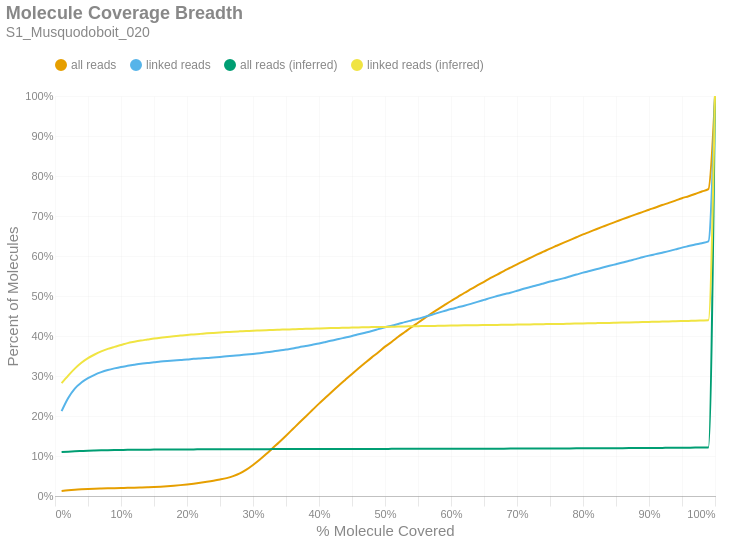

The code cell stored with this chart in its notebook:
### Markdown cell above
### Molecule Read Coverage
This chart shows molecule coverage breadth as computed by the number of bases aligned to that molecule. In other words, "*how much of each unique long molecule is actually sequenced/aligned?*" Keep in mind there is a distinction between sequences and alignments, since some sequences belonging to a particular molecule may not align well and wouldn't appear in the alignment data. This chart also shows molecule coverage breadth as computed by the *inferred fragment* from which the aligned sequences originate. Unlike read coverage, this calculation takes into account the total insert size, including unsequenced gaps between the forward and reverse reads. Like the previous figures, these are cumulative percents.

### Code cell
if SKIPLR:
    print_html(f"Skipped")
else:
    binned_df = consolidated_hist(valids['coverage_bp'], mask, 0.01, True)
    binned_df_inf = consolidated_hist(valids['coverage_inserts'], mask, 0.01, True)
    binned_df = binned_df.with_columns(pl.lit(binned_df_inf['all reads (cumsum)']).alias('all reads (inferred)'))
    binned_df = binned_df.with_columns(pl.lit(binned_df_inf['linked reads (cumsum)']).alias('linked reads (inferred)'))
    binned_df = binned_df.with_columns(
        (pl.col('bin').cast(pl.Float64) + 0.01).alias('right_edge')
    )

    with SafeRender(binned_df):
        (
            density_plot(binned_df, 'Molecule Coverage Breadth', samplename, 'molcov', ['all reads (inferred)','linked reads (inferred)'])
            .encode(
                #x=alt.X('bin:Q', title="% Molecule Covered").axis(format = '%').scale(padding=0),
                x=alt.X('right_edge:Q', title="% Molecule Covered").axis(format='%').scale(padding=0),
                y=alt.Y('value:Q', title='Percent of Molecules')
                    .axis(format='%')
                    .stack(False)
                    .scale(domainMin=0, padding=0),
                color=alt.Color("key:N").scale(domain = ["all reads", "linked reads", "all reads (inferred)", "linked reads (inferred)"]),
                tooltip = [
                    alt.Tooltip("key:N", title = "Data Type"),
                    alt.Tooltip("range_label:N", title="% Molecule Covered"),
                    alt.Tooltip("value:Q", format = ".2%", title="% Molecules")
                ]
            )
        ).display()

### Figure 1 — Vega-Lite specification as saved in the notebook (floating-point values rounded to 4 significant figures)
{"width": "container", "height": 400, "config": {"title": {"anchor": "start", "dy": -15, "fontSize": 18, "color": "#888888", "subtitleColor": "#888888", "subtitleFontSize": 14}, "arc": {"fill": "#0072B2"}, "axis": {"domainColor": "#888888", "domainWidth": 0.5, "gridWidth": 0.2, "grid": false, "titleFontWeight": 400, "titleFontSize": 15, "labelFontSize": 11, "labelColor": "#888888", "tickColor": "#888888", "tickWidth": 0.2, "titleColor": "#888888"}, "axisBand": {"grid": false}, "axisX": {"grid": true, "tickSize": 10, "domainCap": "round"}, "axisY": {"domain": false, "grid": true, "tickSize": 0, "domainCap": "round"}, "background": "transparent", "header": {"labelFontSize": 15, "labelColor": "#888888", "titleFontSize": 15, "titleFontWeight": 600, "titleColor": "#888888"}, "legend": {"labelFont": "sans-serif", "labelFontSize": 12, "labelColor": "#888888", "symbolSize": 100, "symbolType": "circle", "titleFontSize": 12, "titlePadding": 10, "titleColor": "#888888", "title": null, "orient": "top"}, "range": {"category": ["#E69F00", "#56B4E9", "#009E73", "#F0E442", "#0072B2", "#D55E00", "#CC79A7", "#000000"], "diverging": ["#cfe8f3", "#a2d4ec", "#73bfe2", "#46abdb", "#1696d2", "#12719e"]}, "area": {"fill": "#0072B2", "fillOpacity": 0.7, "line": true, "strokeOpacity": 0.7}, "line": {"color": "#0072B2", "stroke": "#0072B2", "strokeWidth": 2}, "trail": {"color": "#0072B2", "stroke": "#0072B2", "strokeWidth": 0, "size": 1}, "point": {"filled": true, "fillOpacity": 1.0, "size": 95}, "text": {"color": "#888888", "fontSize": 11, "align": "right", "fontWeight": 400, "size": 11}, "bar": {"fill": "#0072B2", "stroke": null}, "view": {"stroke": null, "continuousWidth": 660, "continuousHeight": 400}}, "data": {"name": "data-d59443e27db8652d5bc23037626049fd"}, "mark": {"type": "line", "interpolate": "monotone", "point": {"opacity": 0, "size": 275}}, "encoding": {"color": {"field": "key", "scale": {"domain": ["all reads", "linked reads", "all reads (inferred)", "linked reads (inferred)"]}, "type": "nominal"}, "tooltip": [{"field": "key", "title": "Data Type", "type": "nominal"}, {"field": "range_label", "title": "% Molecule Covered", "type": "nominal"}, {"field": "value", "format": ".2%", "title": "% Molecules", "type": "quantitative"}], "x": {"axis": {"format": "%"}, "field": "right_edge", "scale": {"padding": 0}, "title": "% Molecule Covered", "type": "quantitative"}, "y": {"axis": {"format": "%"}, "field": "value", "scale": {"domainMin": 0, "padding": 0}, "stack": false, "title": "Percent of Molecules", "type": "quantitative"}}, "params": [{"name": "param_c36ac31b6afebe62", "select": {"type": "point", "fields": ["key"]}, "bind": "legend"}], "title": {"text": "Molecule Coverage Breadth", "subtitle": "S1_Musquodoboit_020"}, "transform": [{"fold": ["all reads (cumsum)", "linked reads (cumsum)", "all reads (inferred)", "linked reads (inferred)"]}, {"calculate": "replace(datum.key, ' (cumsum)', '')", "as": "key"}, {"filter": {"param": "param_c36ac31b6afebe62"}}], "usermeta": {"embedOptions": {"downloadFileName": "S1_Musquodoboit_020.molcov"}}, "$schema": "https://vega.github.io/schema/vega-lite/v6.1.0.json", "datasets": {"data-d59443e27db8652d5bc23037626049fd": [{"bin": "0.0", "interval": "0.0-0.01", "all reads": 0.01228, "linked reads": 0.212, "all reads (cumsum)": 0.01228, "linked reads (cumsum)": 0.212, "range_label": "0.0-0.01", "all reads (inferred)": 0.1098, "linked reads (inferred)": 0.2821, "right_edge": 0.01}, {"bin": "0.01", "interval": "0.01-0.02", "all reads": 0.001966, "linked reads": 0.03287, "all reads (cumsum)": 0.01425, "linked reads (cumsum)": 0.2449, "range_label": "0.01-0.02", "all reads (inferred)": 0.1108, "linked reads (inferred)": 0.301, "right_edge": 0.02}, {"bin": "0.02", "interval": "0.02-0.03", "all reads": 0.001448, "linked reads": 0.02375, "all reads (cumsum)": 0.0157, "linked reads (cumsum)": 0.2686, "range_label": "0.02-0.03", "all reads (inferred)": 0.1117, "linked reads (inferred)": 0.3184, "right_edge": 0.03}, {"bin": "0.03", "interval": "0.03-0.04", "all reads": 0.001019, "linked reads": 0.01505, "all reads (cumsum)": 0.01671, "linked reads (cumsum)": 0.2837, "range_label": "0.03-0.04", "all reads (inferred)": 0.1125, "linked reads (inferred)": 0.333, "right_edge": 0.04}, {"bin": "0.04", "interval": "0.04-0.05", "all reads": 0.000783, "linked reads": 0.01093, "all reads (cumsum)": 0.0175, "linked reads (cumsum)": 0.2946, "range_label": "0.04-0.05", "all reads (inferred)": 0.1133, "linked reads (inferred)": 0.3446, "right_edge": 0.05}, {"bin": "0.05", "interval": "0.05-0.06", "all reads": 0.000661, "linked reads": 0.008401, "all reads (cumsum)": 0.01816, "linked reads (cumsum)": 0.303, "range_label": "0.05-0.06", "all reads (inferred)": 0.1138, "linked reads (inferred)": 0.3537, "right_edge": 0.06}, {"bin": "0.06", "interval": "0.06-0.07", "all reads": 0.0005311, "linked reads": 0.006577, "all reads (cumsum)": 0.01869, "linked reads (cumsum)": 0.3096, "range_label": "0.06-0.07", "all reads (inferred)": 0.1142, "linked reads (inferred)": 0.3614, "right_edge": 0.07}, {"bin": "0.07", "interval": "0.07-0.08", "all reads": 0.0004896, "linked reads": 0.005244, "all reads (cumsum)": 0.01918, "linked reads (cumsum)": 0.3148, "range_label": "0.07-0.08", "all reads (inferred)": 0.1146, "linked reads (inferred)": 0.3677, "right_edge": 0.08}, {"bin": "0.08", "interval": "0.08-0.09", "all reads": 0.0004578, "linked reads": 0.004192, "all reads (cumsum)": 0.01964, "linked reads (cumsum)": 0.319, "range_label": "0.08-0.09", "all reads (inferred)": 0.1149, "linked reads (inferred)": 0.3728, "right_edge": 0.09}, {"bin": "0.09", "interval": "0.09-0.1", "all reads": 0.000426, "linked reads": 0.00356, "all reads (cumsum)": 0.02006, "linked reads (cumsum)": 0.3226, "range_label": "0.09-0.1", "all reads (inferred)": 0.1151, "linked reads (inferred)": 0.3775, "right_edge": 0.1}, {"bin": "0.1", "interval": "0.1-0.11", "all reads": 0.0004056, "linked reads": 0.002771, "all reads (cumsum)": 0.02047, "linked reads (cumsum)": 0.3254, "range_label": "0.1-0.11", "all reads (inferred)": 0.1153, "linked reads (inferred)": 0.3823, "right_edge": 0.11}, {"bin": "0.11", "interval": "0.11-0.12", "all reads": 0.0004622, "linked reads": 0.002648, "all reads (cumsum)": 0.02093, "linked reads (cumsum)": 0.328, "range_label": "0.11-0.12", "all reads (inferred)": 0.1155, "linked reads (inferred)": 0.3856, "right_edge": 0.12}, {"bin": "0.12", "interval": "0.12-0.13", "all reads": 0.000517, "linked reads": 0.002473, "all reads (cumsum)": 0.02145, "linked reads (cumsum)": 0.3305, "range_label": "0.12-0.13", "all reads (inferred)": 0.1157, "linked reads (inferred)": 0.3887, "right_edge": 0.13}, {"bin": "0.13", "interval": "0.13-0.14", "all reads": 0.0005391, "linked reads": 0.001806, "all reads (cumsum)": 0.02199, "linked reads (cumsum)": 0.3323, "range_label": "0.13-0.14", "all reads (inferred)": 0.1158, "linked reads (inferred)": 0.3912, "right_edge": 0.14}, {"bin": "0.14", "interval": "0.14-0.15", "all reads": 0.0006045, "linked reads": 0.001842, "all reads (cumsum)": 0.02259, "linked reads (cumsum)": 0.3341, "range_label": "0.14-0.15", "all reads (inferred)": 0.116, "linked reads (inferred)": 0.3938, "right_edge": 0.15}, {"bin": "0.15", "interval": "0.15-0.16", "all reads": 0.0007715, "linked reads": 0.001982, "all reads (cumsum)": 0.02336, "linked reads (cumsum)": 0.3361, "range_label": "0.15-0.16", "all reads (inferred)": 0.1161, "linked reads (inferred)": 0.3959, "right_edge": 0.16}, {"bin": "0.16", "interval": "0.16-0.17", "all reads": 0.0009871, "linked reads": 0.001491, "all reads (cumsum)": 0.02435, "linked reads (cumsum)": 0.3376, "range_label": "0.16-0.17", "all reads (inferred)": 0.1162, "linked reads (inferred)": 0.3977, "right_edge": 0.17}, {"bin": "0.17", "interval": "0.17-0.18", "all reads": 0.001296, "linked reads": 0.001245, "all reads (cumsum)": 0.02565, "linked reads (cumsum)": 0.3388, "range_label": "0.17-0.18", "all reads (inferred)": 0.1163, "linked reads (inferred)": 0.3995, "right_edge": 0.18}, {"bin": "0.18", "interval": "0.18-0.19", "all reads": 0.001539, "linked reads": 0.001438, "all reads (cumsum)": 0.02718, "linked reads (cumsum)": 0.3403, "range_label": "0.18-0.19", "all reads (inferred)": 0.1164, "linked reads (inferred)": 0.4011, "right_edge": 0.19}, {"bin": "0.19", "interval": "0.19-0.2", "all reads": 0.001777, "linked reads": 0.001158, "all reads (cumsum)": 0.02896, "linked reads (cumsum)": 0.3414, "range_label": "0.19-0.2", "all reads (inferred)": 0.1165, "linked reads (inferred)": 0.4027, "right_edge": 0.2}, {"bin": "0.2", "interval": "0.2-0.21", "all reads": 0.001932, "linked reads": 0.001473, "all reads (cumsum)": 0.03089, "linked reads (cumsum)": 0.3429, "range_label": "0.2-0.21", "all reads (inferred)": 0.1166, "linked reads (inferred)": 0.404, "right_edge": 0.21}, {"bin": "0.21", "interval": "0.21-0.22", "all reads": 0.002234, "linked reads": 0.001087, "all reads (cumsum)": 0.03313, "linked reads (cumsum)": 0.344, "range_label": "0.21-0.22", "all reads (inferred)": 0.1166, "linked reads (inferred)": 0.4053, "right_edge": 0.22}, {"bin": "0.22", "interval": "0.22-0.23", "all reads": 0.002412, "linked reads": 0.0009822, "all reads (cumsum)": 0.03554, "linked reads (cumsum)": 0.345, "range_label": "0.22-0.23", "all reads (inferred)": 0.1167, "linked reads (inferred)": 0.4067, "right_edge": 0.23}, {"bin": "0.23", "interval": "0.23-0.24", "all reads": 0.002651, "linked reads": 0.001456, "all reads (cumsum)": 0.03819, "linked reads (cumsum)": 0.3464, "range_label": "0.23-0.24", "all reads (inferred)": 0.1168, "linked reads (inferred)": 0.4078, "right_edge": 0.24}, {"bin": "0.24", "interval": "0.24-0.25", "all reads": 0.003018, "linked reads": 0.001263, "all reads (cumsum)": 0.04121, "linked reads (cumsum)": 0.3477, "range_label": "0.24-0.25", "all reads (inferred)": 0.1168, "linked reads (inferred)": 0.4088, "right_edge": 0.25}, {"bin": "0.25", "interval": "0.25-0.26", "all reads": 0.003514, "linked reads": 0.001543, "all reads (cumsum)": 0.04472, "linked reads (cumsum)": 0.3492, "range_label": "0.25-0.26", "all reads (inferred)": 0.1169, "linked reads (inferred)": 0.4098, "right_edge": 0.26}, {"bin": "0.26", "interval": "0.26-0.27", "all reads": 0.004831, "linked reads": 0.001491, "all reads (cumsum)": 0.04955, "linked reads (cumsum)": 0.3507, "range_label": "0.26-0.27", "all reads (inferred)": 0.1169, "linked reads (inferred)": 0.4108, "right_edge": 0.27}, {"bin": "0.27", "interval": "0.27-0.28", "all reads": 0.006836, "linked reads": 0.001421, "all reads (cumsum)": 0.05639, "linked reads (cumsum)": 0.3522, "range_label": "0.27-0.28", "all reads (inferred)": 0.117, "linked reads (inferred)": 0.4116, "right_edge": 0.28}, {"bin": "0.28", "interval": "0.28-0.29", "all reads": 0.009407, "linked reads": 0.001631, "all reads (cumsum)": 0.0658, "linked reads (cumsum)": 0.3538, "range_label": "0.28-0.29", "all reads (inferred)": 0.117, "linked reads (inferred)": 0.4124, "right_edge": 0.29}, {"bin": "0.29", "interval": "0.29-0.3", "all reads": 0.01166, "linked reads": 0.001491, "all reads (cumsum)": 0.07745, "linked reads (cumsum)": 0.3553, "range_label": "0.29-0.3", "all reads (inferred)": 0.1171, "linked reads (inferred)": 0.4133, "right_edge": 0.3}, {"bin": "0.3", "interval": "0.3-0.31", "all reads": 0.01294, "linked reads": 0.001719, "all reads (cumsum)": 0.09039, "linked reads (cumsum)": 0.357, "range_label": "0.3-0.31", "all reads (inferred)": 0.1171, "linked reads (inferred)": 0.4138, "right_edge": 0.31}, {"bin": "0.31", "interval": "0.31-0.32", "all reads": 0.01435, "linked reads": 0.002157, "all reads (cumsum)": 0.1047, "linked reads (cumsum)": 0.3592, "range_label": "0.31-0.32", "all reads (inferred)": 0.1172, "linked reads (inferred)": 0.4143, "right_edge": 0.32}, {"bin": "0.32", "interval": "0.32-0.33", "all reads": 0.01518, "linked reads": 0.002245, "all reads (cumsum)": 0.1199, "linked reads (cumsum)": 0.3614, "range_label": "0.32-0.33", "all reads (inferred)": 0.1172, "linked reads (inferred)": 0.4151, "right_edge": 0.33}, {"bin": "0.33", "interval": "0.33-0.34", "all reads": 0.01513, "linked reads": 0.002122, "all reads (cumsum)": 0.1351, "linked reads (cumsum)": 0.3635, "range_label": "0.33-0.34", "all reads (inferred)": 0.1172, "linked reads (inferred)": 0.4157, "right_edge": 0.34}, {"bin": "0.34", "interval": "0.34-0.35", "all reads": 0.01571, "linked reads": 0.002666, "all reads (cumsum)": 0.1508, "linked reads (cumsum)": 0.3662, "range_label": "0.34-0.35", "all reads (inferred)": 0.1173, "linked reads (inferred)": 0.4162, "right_edge": 0.35}, {"bin": "0.35", "interval": "0.35-0.36", "all reads": 0.01606, "linked reads": 0.002403, "all reads (cumsum)": 0.1668, "linked reads (cumsum)": 0.3686, "range_label": "0.35-0.36", "all reads (inferred)": 0.1173, "linked reads (inferred)": 0.4168, "right_edge": 0.36}, {"bin": "0.36", "interval": "0.36-0.37", "all reads": 0.0161, "linked reads": 0.003473, "all reads (cumsum)": 0.1829, "linked reads (cumsum)": 0.3721, "range_label": "0.36-0.37", "all reads (inferred)": 0.1174, "linked reads (inferred)": 0.4174, "right_edge": 0.37}, {"bin": "0.37", "interval": "0.37-0.38", "all reads": 0.01579, "linked reads": 0.002841, "all reads (cumsum)": 0.1987, "linked reads (cumsum)": 0.3749, "range_label": "0.37-0.38", "all reads (inferred)": 0.1174, "linked reads (inferred)": 0.4181, "right_edge": 0.38}, {"bin": "0.38", "interval": "0.38-0.39", "all reads": 0.01622, "linked reads": 0.00328, "all reads (cumsum)": 0.2149, "linked reads (cumsum)": 0.3782, "range_label": "0.38-0.39", "all reads (inferred)": 0.1174, "linked reads (inferred)": 0.4184, "right_edge": 0.39}, {"bin": "0.39", "interval": "0.39-0.4", "all reads": 0.01601, "linked reads": 0.003262, "all reads (cumsum)": 0.2309, "linked reads (cumsum)": 0.3814, "range_label": "0.39-0.4", "all reads (inferred)": 0.1175, "linked reads (inferred)": 0.4189, "right_edge": 0.4}, {"bin": "0.4", "interval": "0.4-0.41", "all reads": 0.0152, "linked reads": 0.003701, "all reads (cumsum)": 0.2462, "linked reads (cumsum)": 0.3851, "range_label": "0.4-0.41", "all reads (inferred)": 0.1175, "linked reads (inferred)": 0.4194, "right_edge": 0.41}, {"bin": "0.41", "interval": "0.41-0.42", "all reads": 0.01527, "linked reads": 0.003823, "all reads (cumsum)": 0.2614, "linked reads (cumsum)": 0.389, "range_label": "0.41-0.42", "all reads (inferred)": 0.1175, "linked reads (inferred)": 0.4198, "right_edge": 0.42}, {"bin": "0.42", "interval": "0.42-0.43", "all reads": 0.01492, "linked reads": 0.003473, "all reads (cumsum)": 0.2763, "linked reads (cumsum)": 0.3924, "range_label": "0.42-0.43", "all reads (inferred)": 0.1176, "linked reads (inferred)": 0.4202, "right_edge": 0.43}, {"bin": "0.43", "interval": "0.43-0.44", "all reads": 0.01446, "linked reads": 0.003823, "all reads (cumsum)": 0.2908, "linked reads (cumsum)": 0.3963, "range_label": "0.43-0.44", "all reads (inferred)": 0.1176, "linked reads (inferred)": 0.4207, "right_edge": 0.44}, {"bin": "0.44", "interval": "0.44-0.45", "all reads": 0.01431, "linked reads": 0.003736, "all reads (cumsum)": 0.3051, "linked reads (cumsum)": 0.4, "range_label": "0.44-0.45", "all reads (inferred)": 0.1176, "linked reads (inferred)": 0.4211, "right_edge": 0.45}, {"bin": "0.45", "interval": "0.45-0.46", "all reads": 0.01402, "linked reads": 0.004209, "all reads (cumsum)": 0.3191, "linked reads (cumsum)": 0.4042, "range_label": "0.45-0.46", "all reads (inferred)": 0.1177, "linked reads (inferred)": 0.4215, "right_edge": 0.46}, {"bin": "0.46", "interval": "0.46-0.47", "all reads": 0.01381, "linked reads": 0.004016, "all reads (cumsum)": 0.333, "linked reads (cumsum)": 0.4082, "range_label": "0.46-0.47", "all reads (inferred)": 0.1177, "linked reads (inferred)": 0.4218, "right_edge": 0.47}, {"bin": "0.47", "interval": "0.47-0.48", "all reads": 0.01362, "linked reads": 0.004209, "all reads (cumsum)": 0.3466, "linked reads (cumsum)": 0.4124, "range_label": "0.47-0.48", "all reads (inferred)": 0.1177, "linked reads (inferred)": 0.4222, "right_edge": 0.48}, {"bin": "0.48", "interval": "0.48-0.49", "all reads": 0.01278, "linked reads": 0.004683, "all reads (cumsum)": 0.3594, "linked reads (cumsum)": 0.4171, "range_label": "0.48-0.49", "all reads (inferred)": 0.1177, "linked reads (inferred)": 0.4226, "right_edge": 0.49}, {"bin": "0.49", "interval": "0.49-0.5", "all reads": 0.01414, "linked reads": 0.004683, "all reads (cumsum)": 0.3735, "linked reads (cumsum)": 0.4218, "range_label": "0.49-0.5", "all reads (inferred)": 0.1178, "linked reads (inferred)": 0.4228, "right_edge": 0.5}, {"bin": "0.5", "interval": "0.5-0.51", "all reads": 0.01155, "linked reads": 0.003981, "all reads (cumsum)": 0.385, "linked reads (cumsum)": 0.4258, "range_label": "0.5-0.51", "all reads (inferred)": 0.1178, "linked reads (inferred)": 0.4232, "right_edge": 0.51}, {"bin": "0.51", "interval": "0.51-0.52", "all reads": 0.01296, "linked reads": 0.003999, "all reads (cumsum)": 0.398, "linked reads (cumsum)": 0.4298, "range_label": "0.51-0.52", "all reads (inferred)": 0.1179, "linked reads (inferred)": 0.4237, "right_edge": 0.52}, {"bin": "0.52", "interval": "0.52-0.53", "all reads": 0.01186, "linked reads": 0.004841, "all reads (cumsum)": 0.4099, "linked reads (cumsum)": 0.4346, "range_label": "0.52-0.53", "all reads (inferred)": 0.1179, "linked reads (inferred)": 0.4239, "right_edge": 0.53}, {"bin": "0.53", "interval": "0.53-0.54", "all reads": 0.01188, "linked reads": 0.004244, "all reads (cumsum)": 0.4217, "linked reads (cumsum)": 0.4389, "range_label": "0.53-0.54", "all reads (inferred)": 0.1179, "linked reads (inferred)": 0.4243, "right_edge": 0.54}, {"bin": "0.54", "interval": "0.54-0.55", "all reads": 0.01142, "linked reads": 0.004139, "all reads (cumsum)": 0.4332, "linked reads (cumsum)": 0.443, "range_label": "0.54-0.55", "all reads (inferred)": 0.1179, "linked reads (inferred)": 0.4246, "right_edge": 0.55}, {"bin": "0.55", "interval": "0.55-0.56", "all reads": 0.01145, "linked reads": 0.004893, "all reads (cumsum)": 0.4446, "linked reads (cumsum)": 0.4479, "range_label": "0.55-0.56", "all reads (inferred)": 0.118, "linked reads (inferred)": 0.4249, "right_edge": 0.56}, {"bin": "0.56", "interval": "0.56-0.57", "all reads": 0.01132, "linked reads": 0.004771, "all reads (cumsum)": 0.4559, "linked reads (cumsum)": 0.4527, "range_label": "0.56-0.57", "all reads (inferred)": 0.118, "linked reads (inferred)": 0.4252, "right_edge": 0.57}, {"bin": "0.57", "interval": "0.57-0.58", "all reads": 0.0106, "linked reads": 0.005086, "all reads (cumsum)": 0.4665, "linked reads (cumsum)": 0.4578, "range_label": "0.57-0.58", "all reads (inferred)": 0.1181, "linked reads (inferred)": 0.4254, "right_edge": 0.58}, {"bin": "0.58", "interval": "0.58-0.59", "all reads": 0.01056, "linked reads": 0.004806, "all reads (cumsum)": 0.4771, "linked reads (cumsum)": 0.4626, "range_label": "0.58-0.59", "all reads (inferred)": 0.1181, "linked reads (inferred)": 0.4257, "right_edge": 0.59}, {"bin": "0.59", "interval": "0.59-0.6", "all reads": 0.01041, "linked reads": 0.004735, "all reads (cumsum)": 0.4875, "linked reads (cumsum)": 0.4673, "range_label": "0.59-0.6", "all reads (inferred)": 0.1181, "linked reads (inferred)": 0.426, "right_edge": 0.6}, {"bin": "0.6", "interval": "0.6-0.61", "all reads": 0.009743, "linked reads": 0.004262, "all reads (cumsum)": 0.4972, "linked reads (cumsum)": 0.4716, "range_label": "0.6-0.61", "all reads (inferred)": 0.1182, "linked reads (inferred)": 0.4264, "right_edge": 0.61}, {"bin": "0.61", "interval": "0.61-0.62", "all reads": 0.01023, "linked reads": 0.004244, "all reads (cumsum)": 0.5075, "linked reads (cumsum)": 0.4758, "range_label": "0.61-0.62", "all reads (inferred)": 0.1182, "linked reads (inferred)": 0.4266, "right_edge": 0.62}, {"bin": "0.62", "interval": "0.62-0.63", "all reads": 0.009438, "linked reads": 0.004595, "all reads (cumsum)": 0.5169, "linked reads (cumsum)": 0.4804, "range_label": "0.62-0.63", "all reads (inferred)": 0.1182, "linked reads (inferred)": 0.4268, "right_edge": 0.63}, {"bin": "0.63", "interval": "0.63-0.64", "all reads": 0.009487, "linked reads": 0.004823, "all reads (cumsum)": 0.5264, "linked reads (cumsum)": 0.4852, "range_label": "0.63-0.64", "all reads (inferred)": 0.1183, "linked reads (inferred)": 0.4271, "right_edge": 0.64}, {"bin": "0.64", "interval": "0.64-0.65", "all reads": 0.009185, "linked reads": 0.005069, "all reads (cumsum)": 0.5356, "linked reads (cumsum)": 0.4903, "range_label": "0.64-0.65", "all reads (inferred)": 0.1183, "linked reads (inferred)": 0.4273, "right_edge": 0.65}, {"bin": "0.65", "interval": "0.65-0.66", "all reads": 0.009561, "linked reads": 0.005086, "all reads (cumsum)": 0.5451, "linked reads (cumsum)": 0.4954, "range_label": "0.65-0.66", "all reads (inferred)": 0.1184, "linked reads (inferred)": 0.4276, "right_edge": 0.66}, {"bin": "0.66", "interval": "0.66-0.67", "all reads": 0.008519, "linked reads": 0.004437, "all reads (cumsum)": 0.5537, "linked reads (cumsum)": 0.4998, "range_label": "0.66-0.67", "all reads (inferred)": 0.1184, "linked reads (inferred)": 0.4277, "right_edge": 0.67}, {"bin": "0.67", "interval": "0.67-0.68", "all reads": 0.008701, "linked reads": 0.00442, "all reads (cumsum)": 0.5624, "linked reads (cumsum)": 0.5042, "range_label": "0.67-0.68", "all reads (inferred)": 0.1184, "linked reads (inferred)": 0.428, "right_edge": 0.68}, {"bin": "0.68", "interval": "0.68-0.69", "all reads": 0.008318, "linked reads": 0.004087, "all reads (cumsum)": 0.5707, "linked reads (cumsum)": 0.5083, "range_label": "0.68-0.69", "all reads (inferred)": 0.1185, "linked reads (inferred)": 0.4282, "right_edge": 0.69}, {"bin": "0.69", "interval": "0.69-0.7", "all reads": 0.008524, "linked reads": 0.004753, "all reads (cumsum)": 0.5792, "linked reads (cumsum)": 0.5131, "range_label": "0.69-0.7", "all reads (inferred)": 0.1185, "linked reads (inferred)": 0.4285, "right_edge": 0.7}, {"bin": "0.7", "interval": "0.7-0.71", "all reads": 0.008162, "linked reads": 0.004963, "all reads (cumsum)": 0.5874, "linked reads (cumsum)": 0.518, "range_label": "0.7-0.71", "all reads (inferred)": 0.1186, "linked reads (inferred)": 0.4287, "right_edge": 0.71}, {"bin": "0.71", "interval": "0.71-0.72", "all reads": 0.007964, "linked reads": 0.004402, "all reads (cumsum)": 0.5953, "linked reads (cumsum)": 0.5224, "range_label": "0.71-0.72", "all reads (inferred)": 0.1186, "linked reads (inferred)": 0.4289, "right_edge": 0.72}, {"bin": "0.72", "interval": "0.72-0.73", "all reads": 0.007872, "linked reads": 0.004279, "all reads (cumsum)": 0.6032, "linked reads (cumsum)": 0.5267, "range_label": "0.72-0.73", "all reads (inferred)": 0.1187, "linked reads (inferred)": 0.4293, "right_edge": 0.73}, {"bin": "0.73", "interval": "0.73-0.74", "all reads": 0.007586, "linked reads": 0.004613, "all reads (cumsum)": 0.6108, "linked reads (cumsum)": 0.5313, "range_label": "0.73-0.74", "all reads (inferred)": 0.1187, "linked reads (inferred)": 0.4295, "right_edge": 0.74}, {"bin": "0.74", "interval": "0.74-0.75", "all reads": 0.007697, "linked reads": 0.004718, "all reads (cumsum)": 0.6185, "linked reads (cumsum)": 0.5361, "range_label": "0.74-0.75", "all reads (inferred)": 0.1188, "linked reads (inferred)": 0.4299, "right_edge": 0.75}, {"bin": "0.75", "interval": "0.75-0.76", "all reads": 0.007166, "linked reads": 0.003823, "all reads (cumsum)": 0.6256, "linked reads (cumsum)": 0.5399, "range_label": "0.75-0.76", "all reads (inferred)": 0.1189, "linked reads (inferred)": 0.43, "right_edge": 0.76}, {"bin": "0.76", "interval": "0.76-0.77", "all reads": 0.007137, "linked reads": 0.004209, "all reads (cumsum)": 0.6328, "linked reads (cumsum)": 0.5441, "range_label": "0.76-0.77", "all reads (inferred)": 0.1189, "linked reads (inferred)": 0.4303, "right_edge": 0.77}, {"bin": "0.77", "interval": "0.77-0.78", "all reads": 0.007079, "linked reads": 0.004771, "all reads (cumsum)": 0.6399, "linked reads (cumsum)": 0.5489, "range_label": "0.77-0.78", "all reads (inferred)": 0.119, "linked reads (inferred)": 0.4309, "right_edge": 0.78}, {"bin": "0.78", "interval": "0.78-0.79", "all reads": 0.007007, "linked reads": 0.0047, "all reads (cumsum)": 0.6469, "linked reads (cumsum)": 0.5536, "range_label": "0.78-0.79", "all reads (inferred)": 0.1191, "linked reads (inferred)": 0.4312, "right_edge": 0.79}, {"bin": "0.79", "interval": "0.79-0.8", "all reads": 0.007155, "linked reads": 0.004806, "all reads (cumsum)": 0.654, "linked reads (cumsum)": 0.5584, "range_label": "0.79-0.8", "all reads (inferred)": 0.1191, "linked reads (inferred)": 0.4315, "right_edge": 0.8}, {"bin": "0.8", "interval": "0.8-0.81", "all reads": 0.006331, "linked reads": 0.004139, "all reads (cumsum)": 0.6604, "linked reads (cumsum)": 0.5625, "range_label": "0.8-0.81", "all reads (inferred)": 0.1192, "linked reads (inferred)": 0.4318, "right_edge": 0.81}, {"bin": "0.81", "interval": "0.81-0.82", "all reads": 0.0065, "linked reads": 0.004332, "all reads (cumsum)": 0.6669, "linked reads (cumsum)": 0.5668, "range_label": "0.81-0.82", "all reads (inferred)": 0.1193, "linked reads (inferred)": 0.4322, "right_edge": 0.82}, {"bin": "0.82", "interval": "0.82-0.83", "all reads": 0.006412, "linked reads": 0.004244, "all reads (cumsum)": 0.6733, "linked reads (cumsum)": 0.5711, "range_label": "0.82-0.83", "all reads (inferred)": 0.1194, "linked reads (inferred)": 0.4325, "right_edge": 0.83}, {"bin": "0.83", "interval": "0.83-0.84", "all reads": 0.006359, "linked reads": 0.00435, "all reads (cumsum)": 0.6796, "linked reads (cumsum)": 0.5754, "range_label": "0.83-0.84", "all reads (inferred)": 0.1194, "linked reads (inferred)": 0.4327, "right_edge": 0.84}, {"bin": "0.84", "interval": "0.84-0.85", "all reads": 0.006197, "linked reads": 0.004087, "all reads (cumsum)": 0.6858, "linked reads (cumsum)": 0.5795, "range_label": "0.84-0.85", "all reads (inferred)": 0.1195, "linked reads (inferred)": 0.4331, "right_edge": 0.85}, {"bin": "0.85", "interval": "0.85-0.86", "all reads": 0.00622, "linked reads": 0.004174, "all reads (cumsum)": 0.692, "linked reads (cumsum)": 0.5837, "range_label": "0.85-0.86", "all reads (inferred)": 0.1196, "linked reads (inferred)": 0.4335, "right_edge": 0.86}, {"bin": "0.86", "interval": "0.86-0.87", "all reads": 0.005989, "linked reads": 0.004595, "all reads (cumsum)": 0.698, "linked reads (cumsum)": 0.5883, "range_label": "0.86-0.87", "all reads (inferred)": 0.1197, "linked reads (inferred)": 0.434, "right_edge": 0.87}, {"bin": "0.87", "interval": "0.87-0.88", "all reads": 0.005964, "linked reads": 0.003858, "all reads (cumsum)": 0.704, "linked reads (cumsum)": 0.5921, "range_label": "0.87-0.88", "all reads (inferred)": 0.1198, "linked reads (inferred)": 0.4344, "right_edge": 0.88}, {"bin": "0.88", "interval": "0.88-0.89", "all reads": 0.005808, "linked reads": 0.004648, "all reads (cumsum)": 0.7098, "linked reads (cumsum)": 0.5968, "range_label": "0.88-0.89", "all reads (inferred)": 0.1199, "linked reads (inferred)": 0.4349, "right_edge": 0.89}, {"bin": "0.89", "interval": "0.89-0.9", "all reads": 0.005992, "linked reads": 0.004139, "all reads (cumsum)": 0.7158, "linked reads (cumsum)": 0.6009, "range_label": "0.89-0.9", "all reads (inferred)": 0.1201, "linked reads (inferred)": 0.4353, "right_edge": 0.9}, {"bin": "0.9", "interval": "0.9-0.91", "all reads": 0.005447, "linked reads": 0.003701, "all reads (cumsum)": 0.7212, "linked reads (cumsum)": 0.6046, "range_label": "0.9-0.91", "all reads (inferred)": 0.1202, "linked reads (inferred)": 0.4357, "right_edge": 0.91}, {"bin": "0.91", "interval": "0.91-0.92", "all reads": 0.00616, "linked reads": 0.003718, "all reads (cumsum)": 0.7274, "linked reads (cumsum)": 0.6083, "range_label": "0.91-0.92", "all reads (inferred)": 0.1203, "linked reads (inferred)": 0.436, "right_edge": 0.92}, {"bin": "0.92", "interval": "0.92-0.93", "all reads": 0.005296, "linked reads": 0.003806, "all reads (cumsum)": 0.7327, "linked reads (cumsum)": 0.6122, "range_label": "0.92-0.93", "all reads (inferred)": 0.1204, "linked reads (inferred)": 0.4364, "right_edge": 0.93}, {"bin": "0.93", "interval": "0.93-0.94", "all reads": 0.005764, "linked reads": 0.004367, "all reads (cumsum)": 0.7385, "linked reads (cumsum)": 0.6165, "range_label": "0.93-0.94", "all reads (inferred)": 0.1205, "linked reads (inferred)": 0.4369, "right_edge": 0.94}, {"bin": "0.94", "interval": "0.94-0.95", "all reads": 0.006081, "linked reads": 0.004437, "all reads (cumsum)": 0.7445, "linked reads (cumsum)": 0.621, "range_label": "0.94-0.95", "all reads (inferred)": 0.1207, "linked reads (inferred)": 0.4373, "right_edge": 0.95}, {"bin": "0.95", "interval": "0.95-0.96", "all reads": 0.004823, "linked reads": 0.003823, "all reads (cumsum)": 0.7494, "linked reads (cumsum)": 0.6248, "range_label": "0.95-0.96", "all reads (inferred)": 0.1208, "linked reads (inferred)": 0.4378, "right_edge": 0.96}, {"bin": "0.96", "interval": "0.96-0.97", "all reads": 0.005711, "linked reads": 0.003841, "all reads (cumsum)": 0.7551, "linked reads (cumsum)": 0.6286, "range_label": "0.96-0.97", "all reads (inferred)": 0.121, "linked reads (inferred)": 0.4382, "right_edge": 0.97}, {"bin": "0.97", "interval": "0.97-0.98", "all reads": 0.006131, "linked reads": 0.003455, "all reads (cumsum)": 0.7612, "linked reads (cumsum)": 0.6321, "range_label": "0.97-0.98", "all reads (inferred)": 0.1211, "linked reads (inferred)": 0.4388, "right_edge": 0.98}, {"bin": "0.98", "interval": "0.98-0.99", "all reads": 0.00587, "linked reads": 0.004262, "all reads (cumsum)": 0.7671, "linked reads (cumsum)": 0.6363, "range_label": "0.98-0.99", "all reads (inferred)": 0.1213, "linked reads (inferred)": 0.4395, "right_edge": 0.99}, {"bin": "0.99", "interval": "0.99-1.0", "all reads": 0.2329, "linked reads": 0.3637, "all reads (cumsum)": 1.0, "linked reads (cumsum)": 1.0, "range_label": "0.99-1.0", "all reads (inferred)": 1.0, "linked reads (inferred)": 1.0, "right_edge": 1.0}]}}
